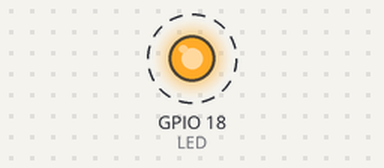
Simulated run of this program. Board: ESP32 board running MicroPython. Shown: output pins drawn as LEDs (lit = HIGH). Dashed ring = blinking.

Above: at 0.05 s.
Timing chart, 0 to 3.0 s (numbered marks = the images above):
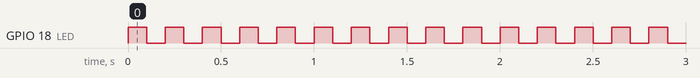

Measured:
- by itself, GPIO 18 (LED): alternates HIGH for 0.10 s and LOW for 0.10 s

The program:

5_2_parpadeo_value.py
```python
"""
MICROPYTHON EN PROYECTOS
Beatriz Padín / Adriana Dapena
Capítulo 5: Señalización marítima
---------------------------------------
Se enciende un led de manera intermitente
usando el método value() y el operador not.
"""

from machine import Pin
from time import sleep_ms

# Led conectado en el GPIO18, inicialmente apagado
LED = Pin(18, Pin.OUT, value=0)

# Tiempo de encendido y apagado (ms)
INTERVALO = 100

while True:
    # Se enciende y apaga el led
    LED.value(not LED.value())
    sleep_ms(INTERVALO)
```
